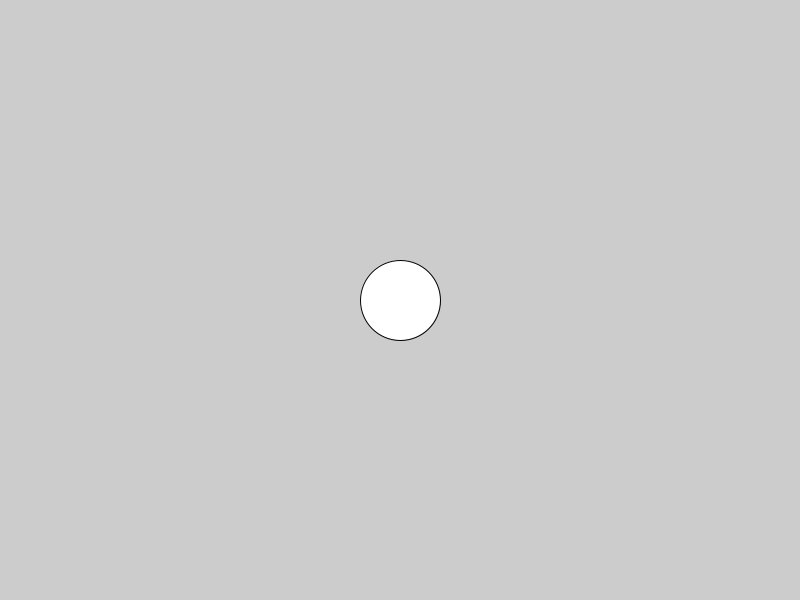
Frame 1 (no input)
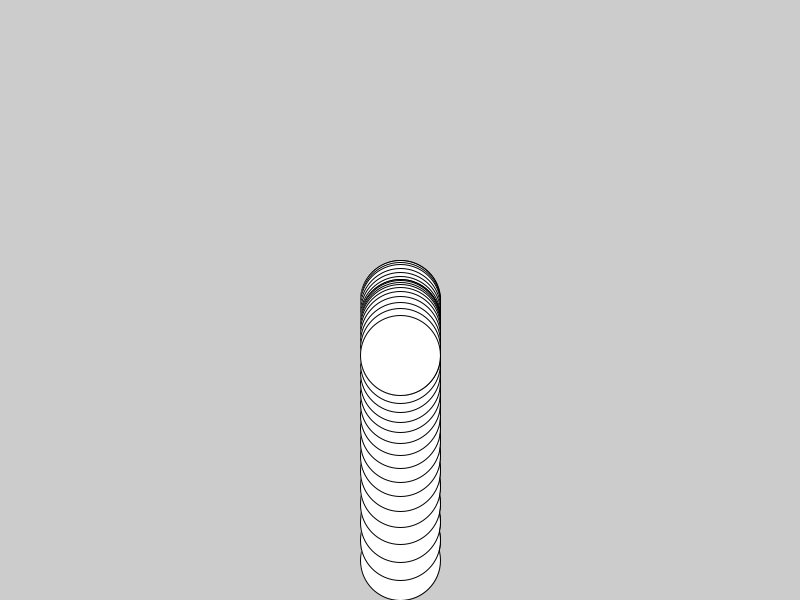
Frame 60 (the mouse pressed at the canvas centre just before this capture)
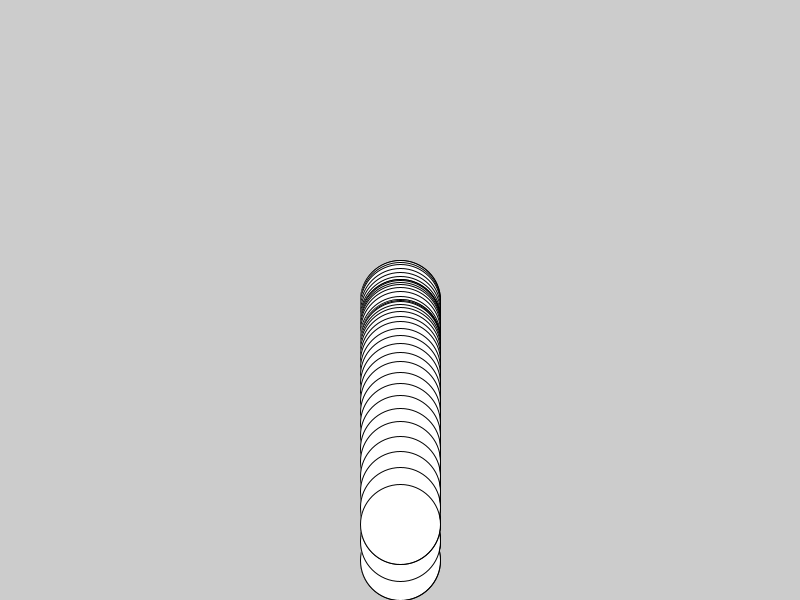
Frame 120 (the mouse held since frame 60 and released just before this capture)

The Processing sketch that drew these frames (run headless with seeded random() and noise(); from frame 60 on, the mouse is pressed at the canvas centre):

// Processing sketch: sketch_151109a
// ── sketch_151109a.pde
float x, y, velX, velY, diam, grav;
void setup() {
  size (800,600);

x= width/2;
y= height/2;
diam = 80;
velX = 0;
velY = 0;
grav = .8;
}
void draw() {
//  background(0);
  ellipse (x,y, diam, diam);
  velY+= grav;
  x+=velX;
  y+=velY;
  if (y+ diam/2 >= height) {
   velY= -abs(velY);
  }
}
